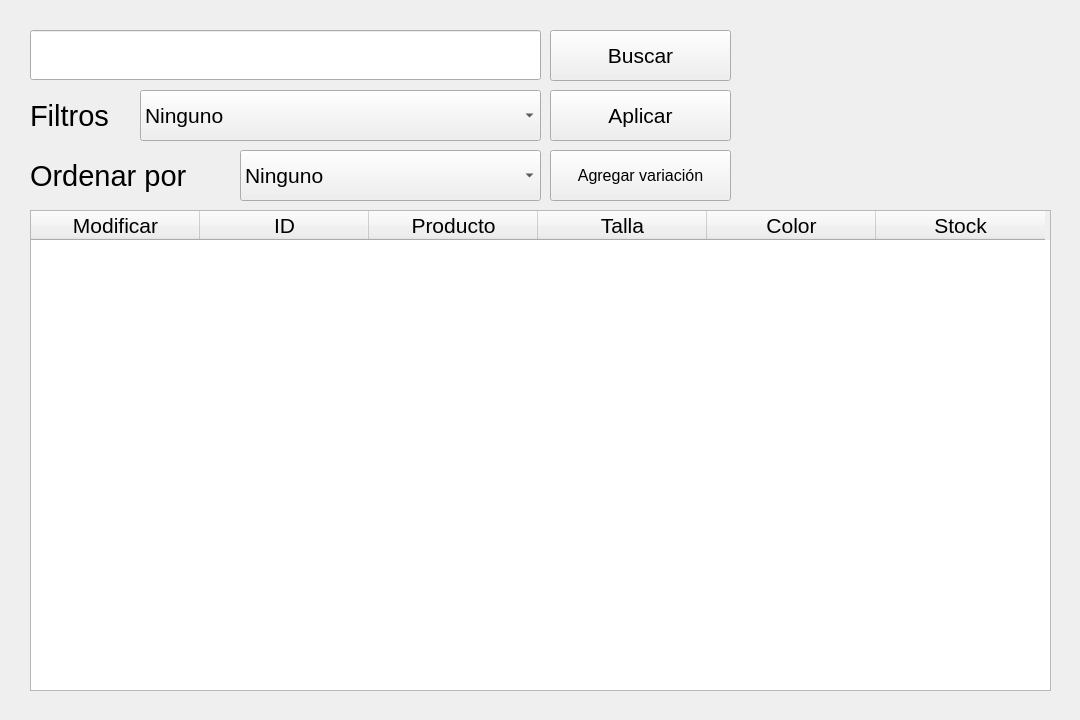
<?xml version="1.0" encoding="UTF-8"?>
<ui version="4.0">
 <class>MainWindow</class>
 <widget class="QMainWindow" name="MainWindow">
  <property name="enabled">
   <bool>true</bool>
  </property>
  <property name="geometry">
   <rect>
    <x>0</x>
    <y>0</y>
    <width>1080</width>
    <height>720</height>
   </rect>
  </property>
  <property name="windowTitle">
   <string>MainWindow</string>
  </property>
  <widget class="QWidget" name="centralwidget">
   <widget class="QLabel" name="label_3">
    <property name="geometry">
     <rect>
      <x>750</x>
      <y>40</y>
      <width>291</width>
      <height>151</height>
     </rect>
    </property>
    <property name="font">
     <font>
      <pointsize>16</pointsize>
     </font>
    </property>
    <property name="text">
     <string/>
    </property>
    <property name="pixmap">
     <pixmap>:/prefijoNuevo/s.png</pixmap>
    </property>
    <property name="scaledContents">
     <bool>true</bool>
    </property>
   </widget>
   <widget class="QPushButton" name="pushButton_5">
    <property name="geometry">
     <rect>
      <x>550</x>
      <y>30</y>
      <width>181</width>
      <height>51</height>
     </rect>
    </property>
    <property name="font">
     <font>
      <pointsize>16</pointsize>
     </font>
    </property>
    <property name="text">
     <string>Buscar</string>
    </property>
   </widget>
   <widget class="QLineEdit" name="lineEdit_2">
    <property name="geometry">
     <rect>
      <x>30</x>
      <y>30</y>
      <width>511</width>
      <height>50</height>
     </rect>
    </property>
    <property name="font">
     <font>
      <pointsize>20</pointsize>
     </font>
    </property>
    <property name="text">
     <string/>
    </property>
   </widget>
   <widget class="QTableWidget" name="tableWidget">
    <property name="geometry">
     <rect>
      <x>30</x>
      <y>210</y>
      <width>1021</width>
      <height>481</height>
     </rect>
    </property>
    <property name="font">
     <font>
      <family>MS Shell Dlg 2</family>
      <pointsize>16</pointsize>
     </font>
    </property>
    <property name="sizeAdjustPolicy">
     <enum>QAbstractScrollArea::AdjustToContents</enum>
    </property>
    <property name="wordWrap">
     <bool>true</bool>
    </property>
    <attribute name="horizontalHeaderVisible">
     <bool>true</bool>
    </attribute>
    <attribute name="horizontalHeaderCascadingSectionResizes">
     <bool>true</bool>
    </attribute>
    <attribute name="horizontalHeaderMinimumSectionSize">
     <number>169</number>
    </attribute>
    <attribute name="horizontalHeaderDefaultSectionSize">
     <number>169</number>
    </attribute>
    <attribute name="horizontalHeaderHighlightSections">
     <bool>true</bool>
    </attribute>
    <attribute name="horizontalHeaderStretchLastSection">
     <bool>false</bool>
    </attribute>
    <column>
     <property name="text">
      <string>Modificar</string>
     </property>
    </column>
    <column>
     <property name="text">
      <string>ID</string>
     </property>
    </column>
    <column>
     <property name="text">
      <string>Producto</string>
     </property>
    </column>
    <column>
     <property name="text">
      <string>Talla</string>
     </property>
    </column>
    <column>
     <property name="text">
      <string>Color</string>
     </property>
    </column>
    <column>
     <property name="text">
      <string>Stock</string>
     </property>
    </column>
   </widget>
   <widget class="QPushButton" name="pushButton_6">
    <property name="geometry">
     <rect>
      <x>550</x>
      <y>90</y>
      <width>181</width>
      <height>51</height>
     </rect>
    </property>
    <property name="font">
     <font>
      <pointsize>16</pointsize>
     </font>
    </property>
    <property name="text">
     <string>Aplicar</string>
    </property>
   </widget>
   <widget class="QLabel" name="label_2">
    <property name="geometry">
     <rect>
      <x>30</x>
      <y>90</y>
      <width>101</width>
      <height>51</height>
     </rect>
    </property>
    <property name="font">
     <font>
      <pointsize>22</pointsize>
     </font>
    </property>
    <property name="text">
     <string>Filtros</string>
    </property>
   </widget>
   <widget class="QComboBox" name="comboBox">
    <property name="geometry">
     <rect>
      <x>140</x>
      <y>90</y>
      <width>401</width>
      <height>51</height>
     </rect>
    </property>
    <property name="font">
     <font>
      <pointsize>16</pointsize>
     </font>
    </property>
    <property name="sizeAdjustPolicy">
     <enum>QComboBox::AdjustToContentsOnFirstShow</enum>
    </property>
    <item>
     <property name="text">
      <string>Ninguno</string>
     </property>
    </item>
   </widget>
   <widget class="QPushButton" name="pushButton_7">
    <property name="geometry">
     <rect>
      <x>550</x>
      <y>150</y>
      <width>181</width>
      <height>51</height>
     </rect>
    </property>
    <property name="font">
     <font>
      <pointsize>12</pointsize>
     </font>
    </property>
    <property name="text">
     <string>Agregar variación</string>
    </property>
   </widget>
   <widget class="QLabel" name="label_4">
    <property name="geometry">
     <rect>
      <x>30</x>
      <y>150</y>
      <width>211</width>
      <height>51</height>
     </rect>
    </property>
    <property name="font">
     <font>
      <pointsize>22</pointsize>
     </font>
    </property>
    <property name="text">
     <string>Ordenar por</string>
    </property>
   </widget>
   <widget class="QComboBox" name="comboBox_2">
    <property name="geometry">
     <rect>
      <x>240</x>
      <y>150</y>
      <width>301</width>
      <height>51</height>
     </rect>
    </property>
    <property name="font">
     <font>
      <pointsize>16</pointsize>
     </font>
    </property>
    <property name="sizeAdjustPolicy">
     <enum>QComboBox::AdjustToContentsOnFirstShow</enum>
    </property>
    <item>
     <property name="text">
      <string>Ninguno</string>
     </property>
    </item>
   </widget>
  </widget>
 </widget>
 <resources>
  <include location="../img/logo.qrc"/>
 </resources>
 <connections/>
</ui>
